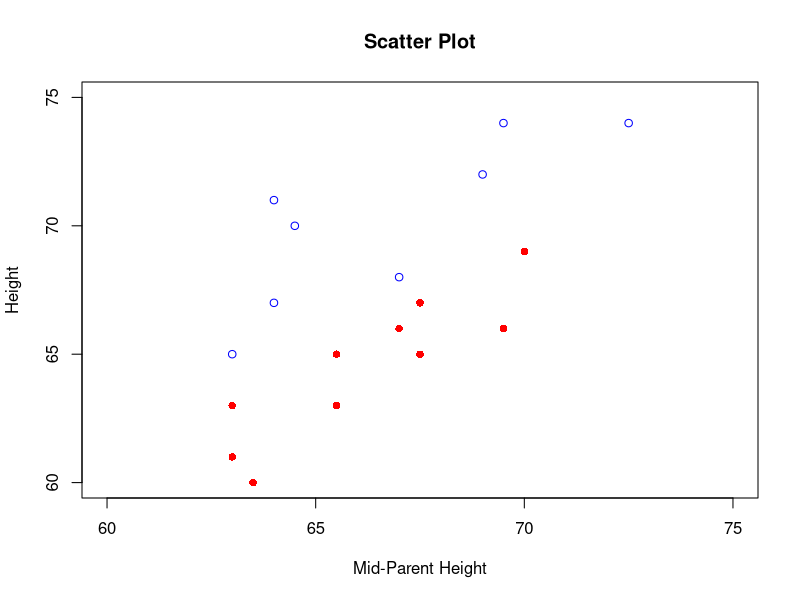
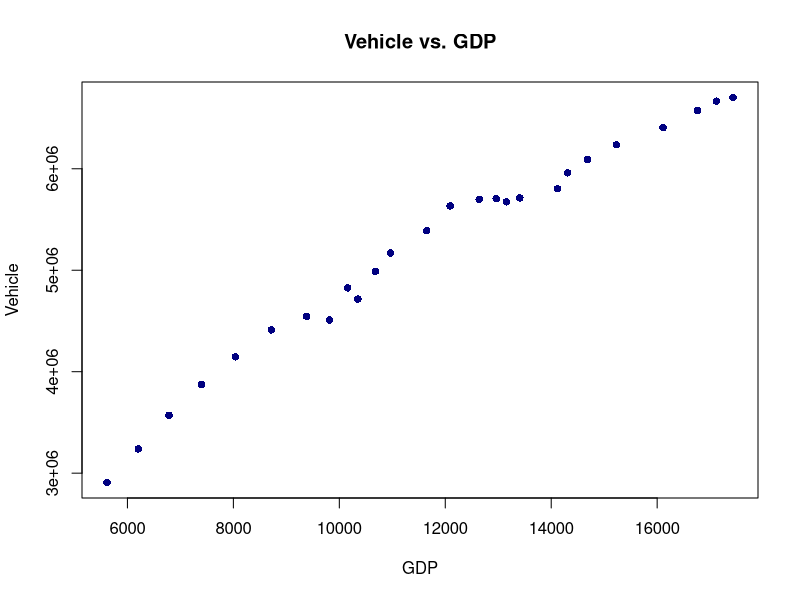
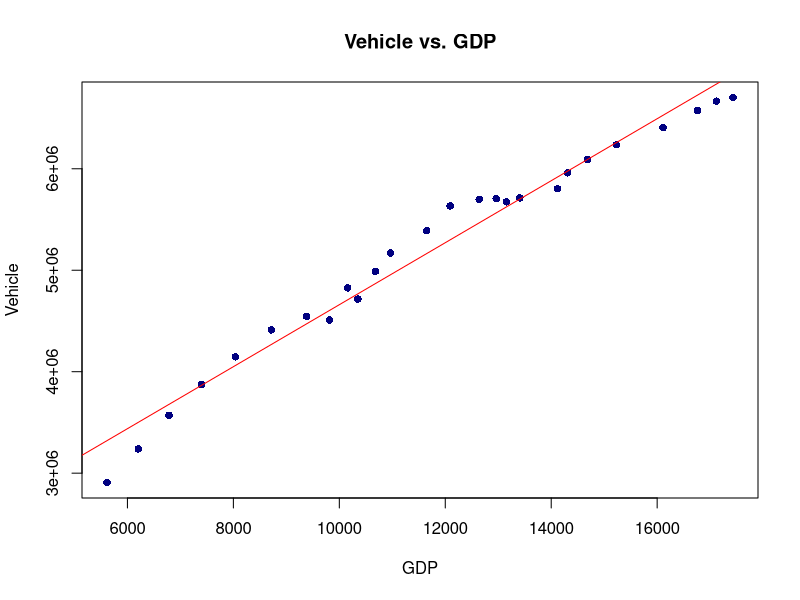

These figures' R source, in order:
## ---- chunk 1
m_height = c(71,70,74,67,65,72,68,74)
f_height = c(60,66,65,66,67,63,69,63,61,65)
m_mid = c(64,64.5,72.5,64,63,69,67,69.5)
f_mid = c(63.5,67,65.5,69.5,67.5,65.5,70,63,63,67.5)
## ---- chunk 2

plot(c(60, 75),type='n',xlim=c(60, 75), ylim=c(60, 75), 
     xlab='Mid-Parent Height',ylab='Height',axes=T, 
     main='Scatter Plot')
points(m_mid, m_height, pch = 1, cex = 1, col='blue')
points(f_mid, f_height, pch = 16, cex = 1, col='red')
## ---- chunk 3
data <- read.csv("Vehicles.csv")
head(data)

#plot
plot(data$Vehicle ~ data$GDP,
     pch = 16, cex = 1, col = 'navy',
     main = 'Vehicle vs. GDP',
     xlab = 'GDP', ylab = 'Vehicle')

#correlation
Cor = cor.test(data$Vehicle, data$GDP)
cor = Cor$estimate; cor


#linear regression
RESULTS = lm(data$Vehicle ~ data$GDP)
summary(RESULTS)

coeff = RESULTS$coefficients; coeff
res = RESULTS$residuals; res
yhat = RESULTS$fitted.values; yhat
## ---- chunk 4
plot(data$Vehicle ~ data$GDP,
     pch = 16, cex = 1, col = 'navy',
     main = 'Vehicle vs. GDP',
     xlab = 'GDP', ylab = 'Vehicle')
abline(RESULTS, col = 'red')

#ANOVA
anova(RESULTS)
SSR = 2.7609e+13
SSE = 7.4185e+11
r.squre = SSR/(SSR + SSE);r.squre
